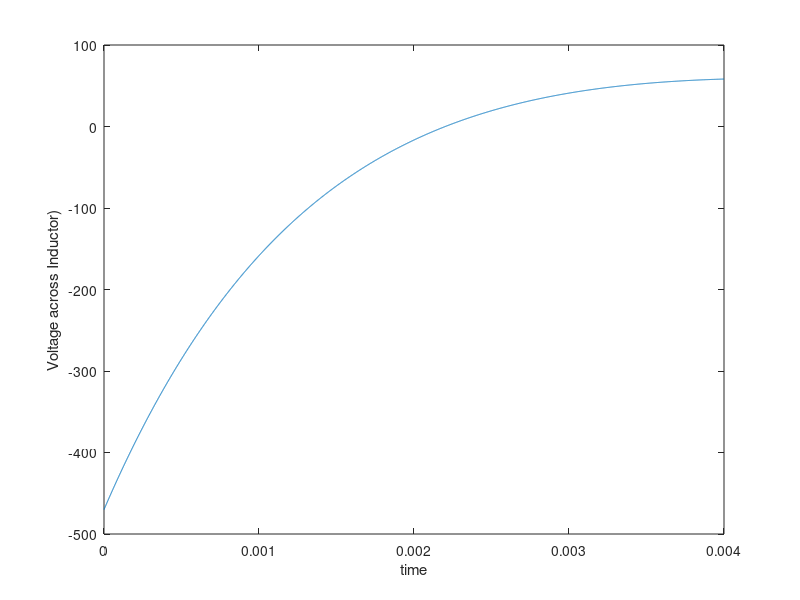

Here is the MATLAB script that generated this plot:
t=0:0.001e-3:0.004;
y=524.9.*exp(-324.8.*t)-994.9.*exp(-615.2.*t);
plot(t,y)
xlabel('time');
ylabel('Voltage across Inductor)');